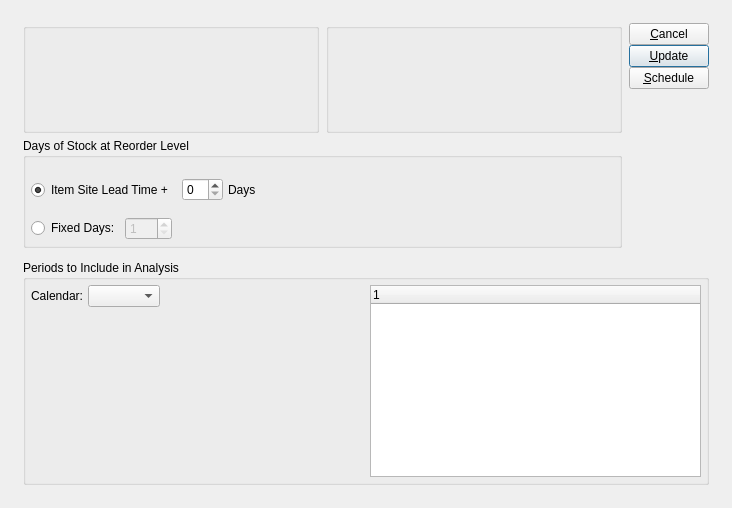
<?xml version="1.0" encoding="UTF-8"?>
<ui version="4.0">
 <comment>This file is part of the xTuple ERP: PostBooks Edition, a free and
open source Enterprise Resource Planning software suite,
Copyright (c) 1999-2011 by OpenMFG LLC, d/b/a xTuple.
It is licensed to you under the Common Public Attribution License
version 1.0, the full text of which (including xTuple-specific Exhibits)
is available at www.xtuple.com/CPAL.  By using this software, you agree
to be bound by its terms.</comment>
 <class>updateOUTLevels</class>
 <widget class="QDialog" name="updateOUTLevels">
  <property name="geometry">
   <rect>
    <x>0</x>
    <y>0</y>
    <width>732</width>
    <height>508</height>
   </rect>
  </property>
  <property name="windowTitle">
   <string>Update Order Up To Levels by Planner Code</string>
  </property>
  <layout class="QGridLayout" name="gridLayout_2">
   <item row="0" column="0">
    <layout class="QGridLayout" name="gridLayout">
     <property name="margin">
      <number>12</number>
     </property>
     <property name="spacing">
      <number>12</number>
     </property>
     <item row="0" column="0">
      <layout class="QHBoxLayout">
       <property name="spacing">
        <number>7</number>
       </property>
       <item>
        <layout class="QVBoxLayout">
         <property name="spacing">
          <number>5</number>
         </property>
         <item>
          <layout class="QHBoxLayout">
           <property name="spacing">
            <number>7</number>
           </property>
           <item>
            <layout class="QVBoxLayout">
             <property name="spacing">
              <number>0</number>
             </property>
             <item>
              <widget class="WarehouseGroup" name="_warehouse">
               <property name="fixedSize">
                <bool>false</bool>
               </property>
              </widget>
             </item>
            </layout>
           </item>
           <item>
            <widget class="ParameterGroup" name="_plannerCode">
             <property name="fixedSize">
              <bool>false</bool>
             </property>
            </widget>
           </item>
          </layout>
         </item>
         <item>
          <layout class="QHBoxLayout">
           <property name="spacing">
            <number>0</number>
           </property>
           <item>
            <widget class="QGroupBox" name="_daysGroup">
             <property name="title">
              <string>Days of Stock at Reorder Level</string>
             </property>
             <layout class="QVBoxLayout">
              <property name="spacing">
               <number>0</number>
              </property>
              <property name="margin">
               <number>5</number>
              </property>
              <item>
               <layout class="QHBoxLayout">
                <property name="spacing">
                 <number>5</number>
                </property>
                <item>
                 <widget class="QRadioButton" name="_leadTime">
                  <property name="text">
                   <string>Item Site Lead Time + </string>
                  </property>
                  <property name="checked">
                   <bool>true</bool>
                  </property>
                 </widget>
                </item>
                <item>
                 <widget class="QSpinBox" name="_leadTimePad"/>
                </item>
                <item>
                 <layout class="QHBoxLayout">
                  <property name="spacing">
                   <number>0</number>
                  </property>
                  <item>
                   <widget class="QLabel" name="_daysLit">
                    <property name="text">
                     <string>Days</string>
                    </property>
                   </widget>
                  </item>
                  <item>
                   <spacer>
                    <property name="orientation">
                     <enum>Qt::Horizontal</enum>
                    </property>
                    <property name="sizeType">
                     <enum>QSizePolicy::Expanding</enum>
                    </property>
                    <property name="sizeHint" stdset="0">
                     <size>
                      <width>20</width>
                      <height>20</height>
                     </size>
                    </property>
                   </spacer>
                  </item>
                 </layout>
                </item>
               </layout>
              </item>
              <item>
               <layout class="QHBoxLayout">
                <property name="spacing">
                 <number>5</number>
                </property>
                <item>
                 <widget class="QRadioButton" name="_fixedDays">
                  <property name="text">
                   <string>Fixed Days:</string>
                  </property>
                 </widget>
                </item>
                <item>
                 <layout class="QHBoxLayout">
                  <property name="spacing">
                   <number>0</number>
                  </property>
                  <item>
                   <widget class="QSpinBox" name="_days">
                    <property name="enabled">
                     <bool>false</bool>
                    </property>
                    <property name="minimum">
                     <number>1</number>
                    </property>
                    <property name="maximum">
                     <number>999</number>
                    </property>
                    <property name="value">
                     <number>1</number>
                    </property>
                   </widget>
                  </item>
                  <item>
                   <spacer>
                    <property name="orientation">
                     <enum>Qt::Horizontal</enum>
                    </property>
                    <property name="sizeType">
                     <enum>QSizePolicy::MinimumExpanding</enum>
                    </property>
                    <property name="sizeHint" stdset="0">
                     <size>
                      <width>0</width>
                      <height>20</height>
                     </size>
                    </property>
                   </spacer>
                  </item>
                 </layout>
                </item>
               </layout>
              </item>
             </layout>
            </widget>
           </item>
          </layout>
         </item>
        </layout>
       </item>
       <item>
        <layout class="QVBoxLayout">
         <property name="spacing">
          <number>0</number>
         </property>
         <item>
          <layout class="QVBoxLayout">
           <property name="spacing">
            <number>0</number>
           </property>
           <item>
            <widget class="QPushButton" name="_close">
             <property name="text">
              <string>&amp;Cancel</string>
             </property>
            </widget>
           </item>
           <item>
            <widget class="QPushButton" name="_update">
             <property name="text">
              <string>&amp;Update</string>
             </property>
             <property name="default">
              <bool>true</bool>
             </property>
            </widget>
           </item>
           <item>
            <widget class="QPushButton" name="_submit">
             <property name="text">
              <string>&amp;Schedule</string>
             </property>
            </widget>
           </item>
          </layout>
         </item>
         <item>
          <spacer>
           <property name="orientation">
            <enum>Qt::Vertical</enum>
           </property>
           <property name="sizeHint" stdset="0">
            <size>
             <width>20</width>
             <height>16</height>
            </size>
           </property>
          </spacer>
         </item>
        </layout>
       </item>
      </layout>
     </item>
     <item row="1" column="0">
      <widget class="QGroupBox" name="_periodsToInclude">
       <property name="title">
        <string>Periods to Include in Analysis</string>
       </property>
       <layout class="QHBoxLayout">
        <property name="spacing">
         <number>7</number>
        </property>
        <property name="margin">
         <number>5</number>
        </property>
        <item>
         <layout class="QVBoxLayout">
          <property name="spacing">
           <number>0</number>
          </property>
          <item>
           <layout class="QHBoxLayout">
            <property name="spacing">
             <number>5</number>
            </property>
            <item>
             <widget class="QLabel" name="_calendarLit">
              <property name="text">
               <string>Calendar:</string>
              </property>
              <property name="alignment">
               <set>Qt::AlignRight|Qt::AlignTrailing|Qt::AlignVCenter</set>
              </property>
             </widget>
            </item>
            <item>
             <widget class="CalendarComboBox" name="_calendar"/>
            </item>
            <item>
             <spacer name="horizontalSpacer">
              <property name="orientation">
               <enum>Qt::Horizontal</enum>
              </property>
              <property name="sizeHint" stdset="0">
               <size>
                <width>40</width>
                <height>20</height>
               </size>
              </property>
             </spacer>
            </item>
           </layout>
          </item>
          <item>
           <spacer>
            <property name="orientation">
             <enum>Qt::Vertical</enum>
            </property>
            <property name="sizeType">
             <enum>QSizePolicy::MinimumExpanding</enum>
            </property>
            <property name="sizeHint" stdset="0">
             <size>
              <width>20</width>
              <height>20</height>
             </size>
            </property>
           </spacer>
          </item>
         </layout>
        </item>
        <item>
         <widget class="PeriodsListView" name="_periods"/>
        </item>
       </layout>
      </widget>
     </item>
    </layout>
   </item>
  </layout>
 </widget>
 <layoutdefault spacing="6" margin="11"/>
 <pixmapfunction>qPixmapFromMimeSource</pixmapfunction>
 <customwidgets>
  <customwidget>
   <class>CalendarComboBox</class>
   <extends>XComboBox</extends>
   <header>calendarTools.h</header>
  </customwidget>
  <customwidget>
   <class>ParameterGroup</class>
   <extends>QGroupBox</extends>
   <header>parametergroup.h</header>
   <container>1</container>
  </customwidget>
  <customwidget>
   <class>PeriodsListView</class>
   <extends>XTreeWidget</extends>
   <header>calendarTools.h</header>
  </customwidget>
  <customwidget>
   <class>WarehouseGroup</class>
   <extends>QGroupBox</extends>
   <header>warehousegroup.h</header>
   <container>1</container>
  </customwidget>
  <customwidget>
   <class>XComboBox</class>
   <extends>QComboBox</extends>
   <header>xcombobox.h</header>
  </customwidget>
  <customwidget>
   <class>XTreeWidget</class>
   <extends>QTreeWidget</extends>
   <header>xtreewidget.h</header>
   <container>1</container>
  </customwidget>
 </customwidgets>
 <tabstops>
  <tabstop>_leadTime</tabstop>
  <tabstop>_leadTimePad</tabstop>
  <tabstop>_fixedDays</tabstop>
  <tabstop>_days</tabstop>
  <tabstop>_periods</tabstop>
  <tabstop>_update</tabstop>
  <tabstop>_submit</tabstop>
  <tabstop>_close</tabstop>
 </tabstops>
 <resources/>
 <connections>
  <connection>
   <sender>_close</sender>
   <signal>clicked()</signal>
   <receiver>updateOUTLevels</receiver>
   <slot>reject()</slot>
   <hints>
    <hint type="sourcelabel">
     <x>20</x>
     <y>20</y>
    </hint>
    <hint type="destinationlabel">
     <x>20</x>
     <y>20</y>
    </hint>
   </hints>
  </connection>
  <connection>
   <sender>_fixedDays</sender>
   <signal>toggled(bool)</signal>
   <receiver>_days</receiver>
   <slot>setEnabled(bool)</slot>
   <hints>
    <hint type="sourcelabel">
     <x>20</x>
     <y>20</y>
    </hint>
    <hint type="destinationlabel">
     <x>20</x>
     <y>20</y>
    </hint>
   </hints>
  </connection>
  <connection>
   <sender>_leadTime</sender>
   <signal>toggled(bool)</signal>
   <receiver>_leadTimePad</receiver>
   <slot>setEnabled(bool)</slot>
   <hints>
    <hint type="sourcelabel">
     <x>20</x>
     <y>20</y>
    </hint>
    <hint type="destinationlabel">
     <x>20</x>
     <y>20</y>
    </hint>
   </hints>
  </connection>
  <connection>
   <sender>_calendar</sender>
   <signal>newCalendarId(int)</signal>
   <receiver>_periods</receiver>
   <slot>populate(int)</slot>
   <hints>
    <hint type="sourcelabel">
     <x>149</x>
     <y>291</y>
    </hint>
    <hint type="destinationlabel">
     <x>537</x>
     <y>380</y>
    </hint>
   </hints>
  </connection>
  <connection>
   <sender>_calendar</sender>
   <signal>select(ParameterList&amp;)</signal>
   <receiver>_periods</receiver>
   <slot>load(ParameterList&amp;)</slot>
   <hints>
    <hint type="sourcelabel">
     <x>149</x>
     <y>291</y>
    </hint>
    <hint type="destinationlabel">
     <x>537</x>
     <y>380</y>
    </hint>
   </hints>
  </connection>
 </connections>
</ui>
